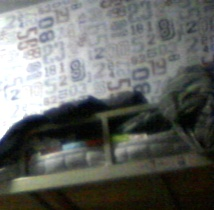
#> input picture wif.jpg, 214 x 210 px, given in place of the camera
$ python canny.py
#> lines starting #> are read from the running program, lines starting #| are printed output that depends on the picture
#> in camera, frame is the input picture: shape (210, 214, 3); mean B, G, R 100.3, 103.8, 101.5
# coding=utf-8
import  cv2 as cv


def edge_demo(image):
    # 高斯模糊，降噪
    blurred = cv.GaussianBlur(image,(3,3),0)
    # 颜色空间转换
    gray = cv.cvtColor(blurred,cv.COLOR_BGR2GRAY)
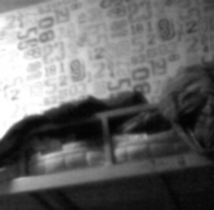
#> gray: shape (210, 214); min 2, max 255, mean 102.7
    # 边缘算子
    xgrad = cv.Sobel(gray,cv.CV_16SC1,1,0)
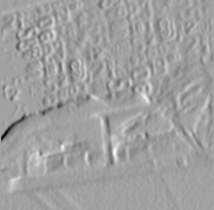
#> xgrad: shape (210, 214) int16; min -401, max 230, mean -5; drawn with min black and max white
    ygrad = cv.Sobel(gray,cv.CV_16SC1,0,1)
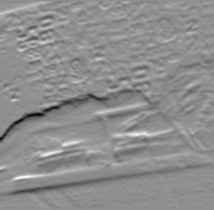
#> ygrad: shape (210, 214) int16; min -433, max 337, mean -3.7; drawn with min black and max white
    # 边缘捕捉canny
    edge_output= cv.Canny(xgrad,ygrad,50,150)
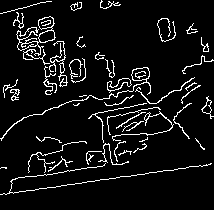
#> edge_output: shape (210, 214); 7.4% white in thin lines or dots
    cv.imshow("canny",edge_output)
    # 与操作,实现彩色
    #dst = cv.bitwise_and(image,image,mask=edge_output)
    #cv.imshow("canny_color",dst)

def camera() :
    capture = cv.VideoCapture(0)
    while (True):
        ret, frame = capture.read()
        if ret == False:
            break
        edge_demo(frame)
        c = cv.waitKey(50)
#> (key Esc is pressed here)
        if c == 27:  # 相当于人为退出
            break


src=cv.imread("E:/opencv_pictures/test.jpg")
cv.namedWindow("test",cv.WINDOW_AUTOSIZE)
cv.imshow("test",src)
#edge_demo(src)
camera()
cv.waitKey(0)
cv.destroyAllWindows()

$ run again, on 搜狗截图18年03月14日2257_1.png
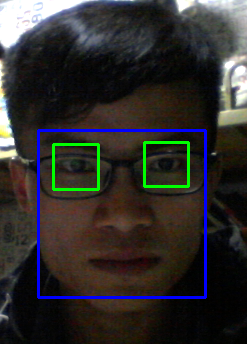
#> input picture 搜狗截图18年03月14日2257_1.png, 247 x 344 px, given in place of the camera
#> in camera, frame is the input picture: shape (344, 247, 3); mean B, G, R 44.4, 45.8, 47.7
#> in edge_demo, `ygrad = cv.Sobel(gray,cv.CV_16SC1,0,1)`:
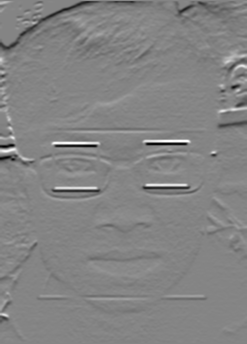
#> ygrad: shape (344, 247) int16; min -456, max 419, mean -4.2; drawn with min black and max white
#> in edge_demo, `edge_output= cv.Canny(xgrad,ygrad,50,150)`:
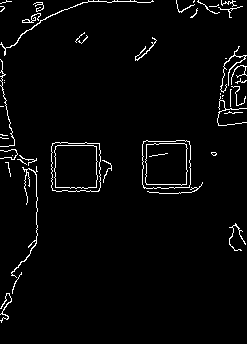
#> edge_output: shape (344, 247); 3% white in thin lines or dots
